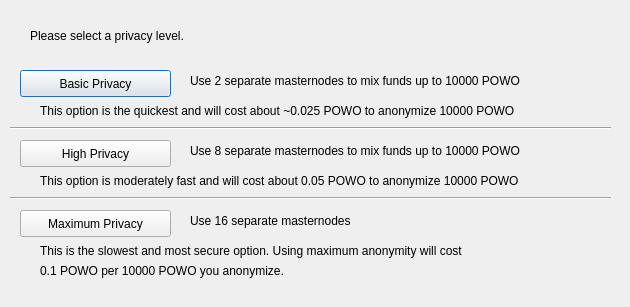
<?xml version="1.0" encoding="UTF-8"?>
<ui version="4.0">
 <class>ObfuscationConfig</class>
 <widget class="QDialog" name="ObfuscationConfig">
  <property name="geometry">
   <rect>
    <x>0</x>
    <y>0</y>
    <width>630</width>
    <height>307</height>
   </rect>
  </property>
  <property name="windowTitle">
   <string>Configure Obfuscation</string>
  </property>
  <widget class="QPushButton" name="buttonBasic">
   <property name="geometry">
    <rect>
     <x>20</x>
     <y>70</y>
     <width>151</width>
     <height>27</height>
    </rect>
   </property>
   <property name="text">
    <string>Basic Privacy</string>
   </property>
  </widget>
  <widget class="QPushButton" name="buttonHigh">
   <property name="geometry">
    <rect>
     <x>20</x>
     <y>140</y>
     <width>151</width>
     <height>27</height>
    </rect>
   </property>
   <property name="text">
    <string>High Privacy</string>
   </property>
  </widget>
  <widget class="QPushButton" name="buttonMax">
   <property name="geometry">
    <rect>
     <x>20</x>
     <y>210</y>
     <width>151</width>
     <height>27</height>
    </rect>
   </property>
   <property name="text">
    <string>Maximum Privacy</string>
   </property>
  </widget>
  <widget class="QLabel" name="label">
   <property name="geometry">
    <rect>
     <x>30</x>
     <y>20</y>
     <width>571</width>
     <height>31</height>
    </rect>
   </property>
   <property name="text">
    <string>Please select a privacy level.</string>
   </property>
  </widget>
  <widget class="QLabel" name="label_2">
   <property name="geometry">
    <rect>
     <x>190</x>
     <y>70</y>
     <width>421</width>
     <height>21</height>
    </rect>
   </property>
   <property name="text">
    <string>Use 2 separate masternodes to mix funds up to 10000 POWO</string>
   </property>
  </widget>
  <widget class="QLabel" name="label_3">
   <property name="geometry">
    <rect>
     <x>190</x>
     <y>140</y>
     <width>411</width>
     <height>21</height>
    </rect>
   </property>
   <property name="text">
    <string>Use 8 separate masternodes to mix funds up to 10000 POWO</string>
   </property>
  </widget>
  <widget class="QLabel" name="label_4">
   <property name="geometry">
    <rect>
     <x>190</x>
     <y>210</y>
     <width>421</width>
     <height>21</height>
    </rect>
   </property>
   <property name="text">
    <string>Use 16 separate masternodes</string>
   </property>
  </widget>
  <widget class="QLabel" name="label_6">
   <property name="geometry">
    <rect>
     <x>40</x>
     <y>100</y>
     <width>561</width>
     <height>21</height>
    </rect>
   </property>
   <property name="text">
    <string>This option is the quickest and will cost about ~0.025 POWO to anonymize 10000 POWO</string>
   </property>
  </widget>
  <widget class="QLabel" name="label_7">
   <property name="geometry">
    <rect>
     <x>40</x>
     <y>170</y>
     <width>561</width>
     <height>21</height>
    </rect>
   </property>
   <property name="text">
    <string>This option is moderately fast and will cost about 0.05 POWO to anonymize 10000 POWO</string>
   </property>
  </widget>
  <widget class="QLabel" name="label_8">
   <property name="geometry">
    <rect>
     <x>40</x>
     <y>240</y>
     <width>561</width>
     <height>21</height>
    </rect>
   </property>
   <property name="text">
    <string>This is the slowest and most secure option. Using maximum anonymity will cost</string>
   </property>
  </widget>
  <widget class="QLabel" name="label_9">
   <property name="geometry">
    <rect>
     <x>40</x>
     <y>260</y>
     <width>561</width>
     <height>21</height>
    </rect>
   </property>
   <property name="text">
    <string>0.1 POWO per 10000 POWO you anonymize.</string>
   </property>
  </widget>
  <widget class="Line" name="line">
   <property name="geometry">
    <rect>
     <x>10</x>
     <y>120</y>
     <width>601</width>
     <height>16</height>
    </rect>
   </property>
   <property name="orientation">
    <enum>Qt::Horizontal</enum>
   </property>
  </widget>
  <widget class="Line" name="line_2">
   <property name="geometry">
    <rect>
     <x>10</x>
     <y>190</y>
     <width>601</width>
     <height>16</height>
    </rect>
   </property>
   <property name="orientation">
    <enum>Qt::Horizontal</enum>
   </property>
  </widget>
 </widget>
 <resources/>
 <connections/>
</ui>
